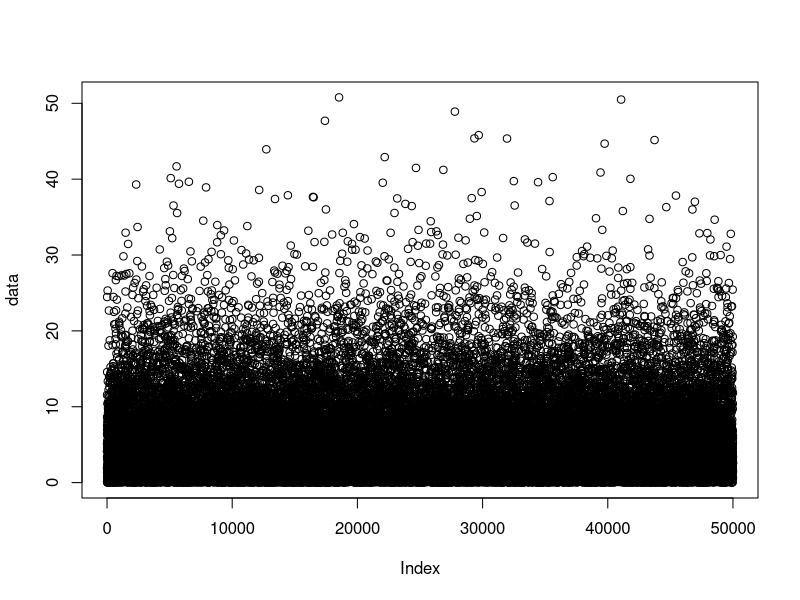
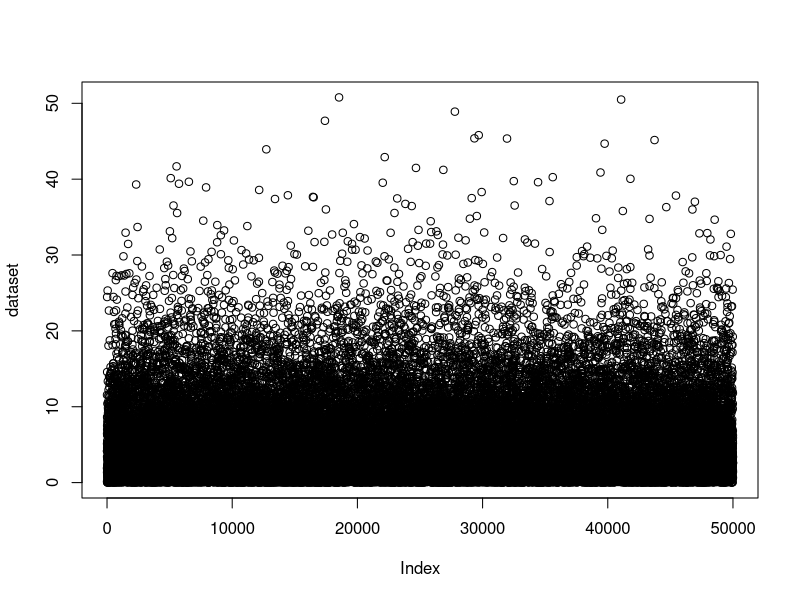
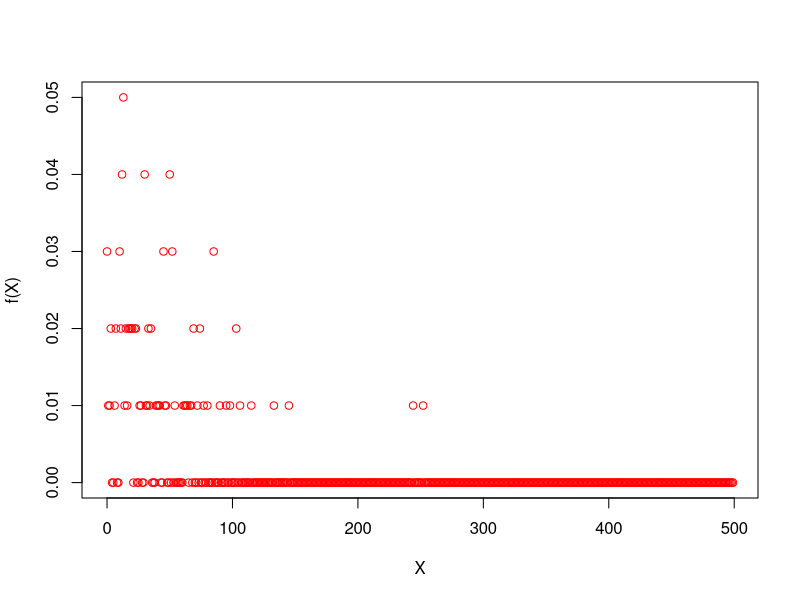
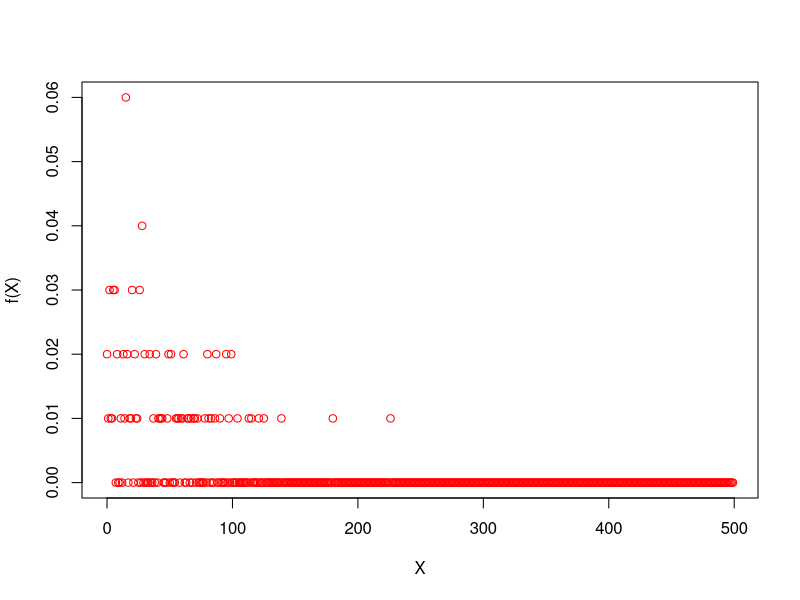
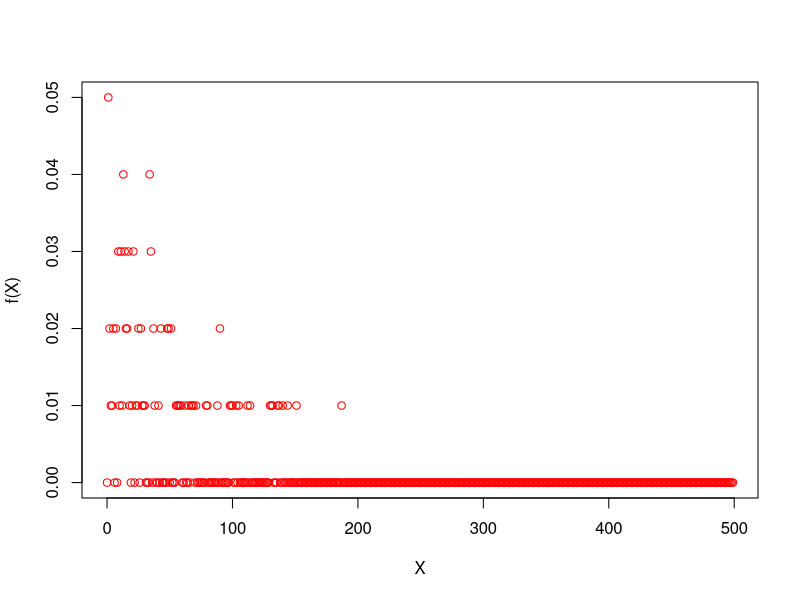
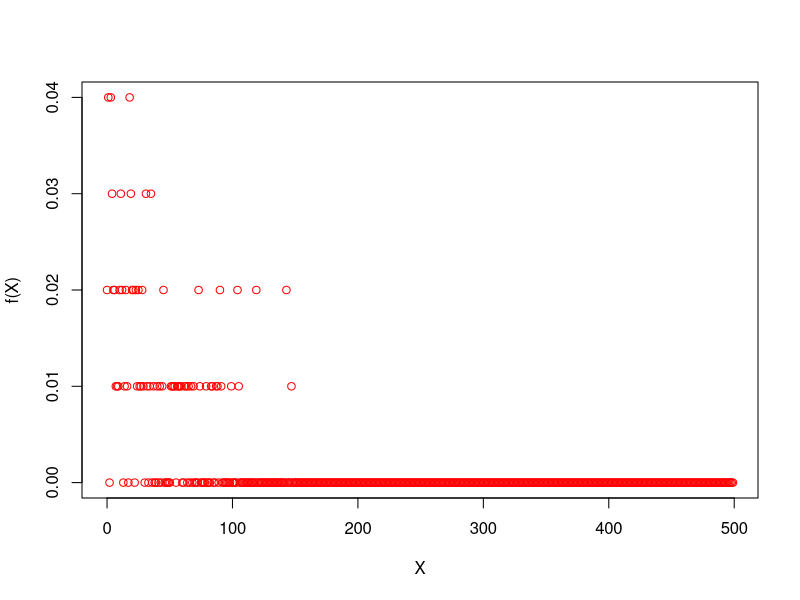
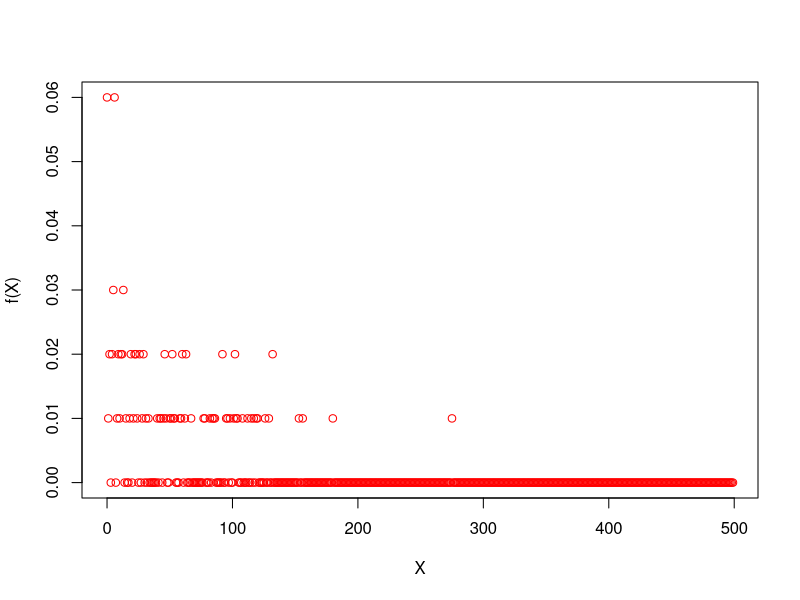
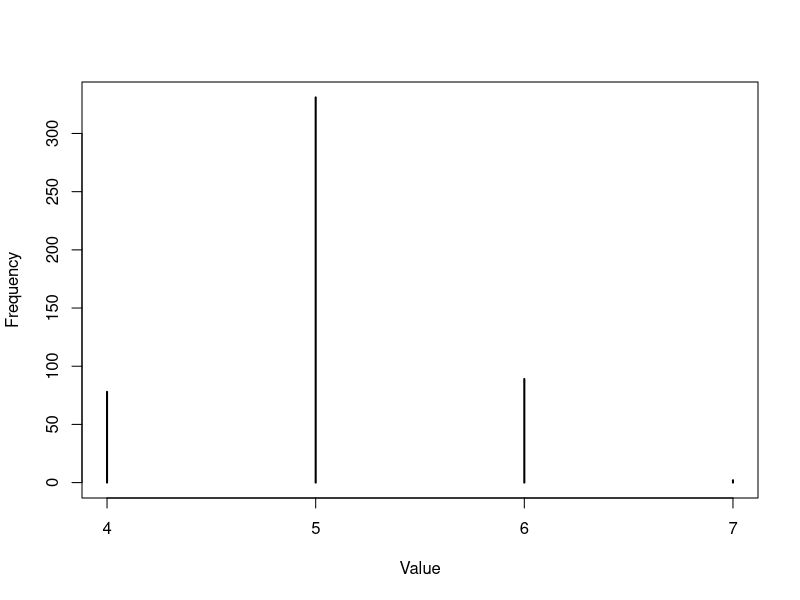

Recreate these plots in R, in order.
#importing the dataset
data = rexp(n=50000,rate=0.2)
dataset=(data)
plot(data)
plot(dataset)
matrixdata=matrix(dataset,nrow=100,ncol=500)
#dim(matrixdata)
for(i in 1:5)
{
  y1=matrixdata[1:100,i]
  pdata <- rep(0, 500);
  y1=round(y1,1)
  for(j in 1:100){
           val=y1[j]
    
      pdata[10*val] = pdata[10*val] + 1/ 100; 
    
  }
  
  xcols <- c(0:499)
  
  #str(pdata)
  #str(xcols)
  
  plot(xcols, pdata, "p",col="red", xlab="X", ylab="f(X)")
  y2=ecdf(y1)
  #plot(y1,0.2*exp(-0.2*y1))
  #plot(y1,(1-exp(-0.2*y1)))
}
#for(i in 1:5)
#{
#  y1=ecdf(matrixdata[1:100,i])
#  plot(y1)
#}
ymeans<-array(1:500)
ysd<-array(1:500)
for(i in 1:500)
{
  ymeans[i]=(mean(matrixdata[1:100,i]))
  ysd[i]=(sd(matrixdata[1:100,i]))
}
for(i in 1:5)
{
  print(paste("mean of Y[",i,"] =",ymeans[i],"& SD of Y[",i,"] =",ysd[i]))

}
Z<-array(1:500)
#newdata[1]=mean(matrixdata[1,1:100])
for (i in 1:500)
{
  Z[i]=mean(matrixdata[1:100,i])
  #newdata[i]=i
}
#@print(Z)
#plot(newdata,xlab="Value",ylab="Frequency")
tab <- table(round(Z))
#str(tab)
plot(tab, "h", xlab="Value", ylab="Frequency")
newtab=tab
num_entry=nrow(tab)
for (i in 2:num_entry)
{
  newtab[i]=newtab[i]+newtab[i-1]
}
#str(newtab)
plot(newtab, "h", xlab="Value", ylab="Comulative_Frequency")

pdata <- rep(0, 100);

for(i in 1:500){
  val=round(Z[i], 0);
  if(val <= 100){
    pdata[val] = pdata[val] + 1/ 500; 
  }
}

xcols <- c(0:99)

#str(pdata)
#str(xcols)

plot(xcols, pdata, "p",col="red", xlab="X", ylab="f(X)")
cd=ecdf(round(Z,1))
plot(cd)

#cdata <- rep(0, 100)
#xcols1 <-c(0:99)
#cdata[1] <- pdata[1]

#for(i in 2:100){
#  cdata[i] = cdata[i-1] + pdata[i]
#}

#plot(xcols1, cdata, "s", col="red", xlab="X", ylab="F(X)")
print(paste("Mean of new data Z = ",mean(Z),"& Mean of original data =", mean(dataset)))
print(paste("SD of new data Z =",sd(Z),"& SD of original data =",sd(dataset)))

#print(sd(newdata))
#print(mean(dataset))
#print(sd(dataset))

